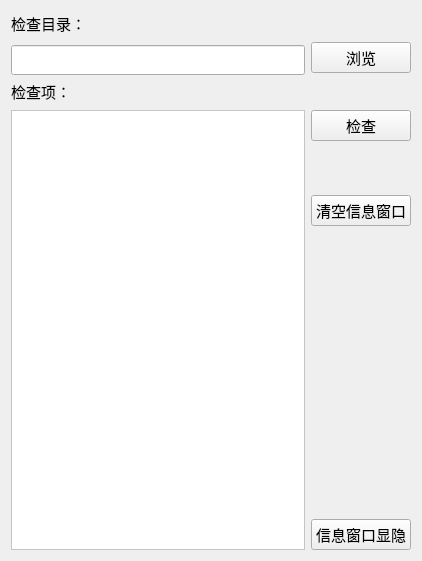
<?xml version="1.0" encoding="UTF-8"?>
<ui version="4.0">
 <class>ArchiveCheckWnd</class>
 <widget class="QWidget" name="ArchiveCheckWnd">
  <property name="geometry">
   <rect>
    <x>0</x>
    <y>0</y>
    <width>422</width>
    <height>561</height>
   </rect>
  </property>
  <property name="font">
   <font>
    <family>Consolas</family>
    <pointsize>11</pointsize>
   </font>
  </property>
  <property name="windowTitle">
   <string>ArchiveCheckWnd</string>
  </property>
  <property name="autoFillBackground">
   <bool>true</bool>
  </property>
  <layout class="QGridLayout" name="gridLayout">
   <item row="3" column="2">
    <widget class="QPushButton" name="pushButton_runCheck">
     <property name="sizePolicy">
      <sizepolicy hsizetype="Fixed" vsizetype="Fixed">
       <horstretch>0</horstretch>
       <verstretch>0</verstretch>
      </sizepolicy>
     </property>
     <property name="minimumSize">
      <size>
       <width>100</width>
       <height>30</height>
      </size>
     </property>
     <property name="text">
      <string>检查</string>
     </property>
    </widget>
   </item>
   <item row="0" column="0">
    <widget class="QLabel" name="label">
     <property name="sizePolicy">
      <sizepolicy hsizetype="Preferred" vsizetype="Fixed">
       <horstretch>0</horstretch>
       <verstretch>0</verstretch>
      </sizepolicy>
     </property>
     <property name="minimumSize">
      <size>
       <width>0</width>
       <height>25</height>
      </size>
     </property>
     <property name="maximumSize">
      <size>
       <width>16777215</width>
       <height>25</height>
      </size>
     </property>
     <property name="text">
      <string>检查目录：</string>
     </property>
    </widget>
   </item>
   <item row="2" column="0">
    <widget class="QLabel" name="label_2">
     <property name="sizePolicy">
      <sizepolicy hsizetype="Preferred" vsizetype="Fixed">
       <horstretch>0</horstretch>
       <verstretch>0</verstretch>
      </sizepolicy>
     </property>
     <property name="minimumSize">
      <size>
       <width>0</width>
       <height>25</height>
      </size>
     </property>
     <property name="maximumSize">
      <size>
       <width>16777215</width>
       <height>25</height>
      </size>
     </property>
     <property name="text">
      <string>检查项：</string>
     </property>
    </widget>
   </item>
   <item row="1" column="2">
    <widget class="QPushButton" name="pushButton_scanFolder">
     <property name="sizePolicy">
      <sizepolicy hsizetype="Fixed" vsizetype="Fixed">
       <horstretch>0</horstretch>
       <verstretch>0</verstretch>
      </sizepolicy>
     </property>
     <property name="minimumSize">
      <size>
       <width>100</width>
       <height>30</height>
      </size>
     </property>
     <property name="text">
      <string>浏览</string>
     </property>
    </widget>
   </item>
   <item row="1" column="0" colspan="2">
    <widget class="QLineEdit" name="lineEdit_folder">
     <property name="minimumSize">
      <size>
       <width>0</width>
       <height>30</height>
      </size>
     </property>
     <property name="maximumSize">
      <size>
       <width>16777215</width>
       <height>25</height>
      </size>
     </property>
    </widget>
   </item>
   <item row="3" column="0" rowspan="10" colspan="2">
    <widget class="QTableView" name="tableView">
     <property name="sizePolicy">
      <sizepolicy hsizetype="Preferred" vsizetype="Preferred">
       <horstretch>0</horstretch>
       <verstretch>0</verstretch>
      </sizepolicy>
     </property>
     <property name="font">
      <font>
       <family>Consolas</family>
       <pointsize>11</pointsize>
      </font>
     </property>
     <property name="autoFillBackground">
      <bool>false</bool>
     </property>
     <property name="styleSheet">
      <string notr="true">background-color: rgb(255, 255, 255);</string>
     </property>
    </widget>
   </item>
   <item row="12" column="2">
    <widget class="QPushButton" name="pushButton_infoWnd">
     <property name="sizePolicy">
      <sizepolicy hsizetype="Fixed" vsizetype="Fixed">
       <horstretch>0</horstretch>
       <verstretch>0</verstretch>
      </sizepolicy>
     </property>
     <property name="minimumSize">
      <size>
       <width>100</width>
       <height>30</height>
      </size>
     </property>
     <property name="text">
      <string>信息窗口显隐</string>
     </property>
    </widget>
   </item>
   <item row="5" column="2">
    <widget class="QPushButton" name="pushButton_clearInfoWnd">
     <property name="sizePolicy">
      <sizepolicy hsizetype="Fixed" vsizetype="Fixed">
       <horstretch>0</horstretch>
       <verstretch>0</verstretch>
      </sizepolicy>
     </property>
     <property name="minimumSize">
      <size>
       <width>100</width>
       <height>30</height>
      </size>
     </property>
     <property name="text">
      <string>清空信息窗口</string>
     </property>
    </widget>
   </item>
  </layout>
 </widget>
 <layoutdefault spacing="6" margin="11"/>
 <tabstops>
  <tabstop>lineEdit_folder</tabstop>
  <tabstop>tableView</tabstop>
 </tabstops>
 <resources/>
 <connections/>
</ui>
